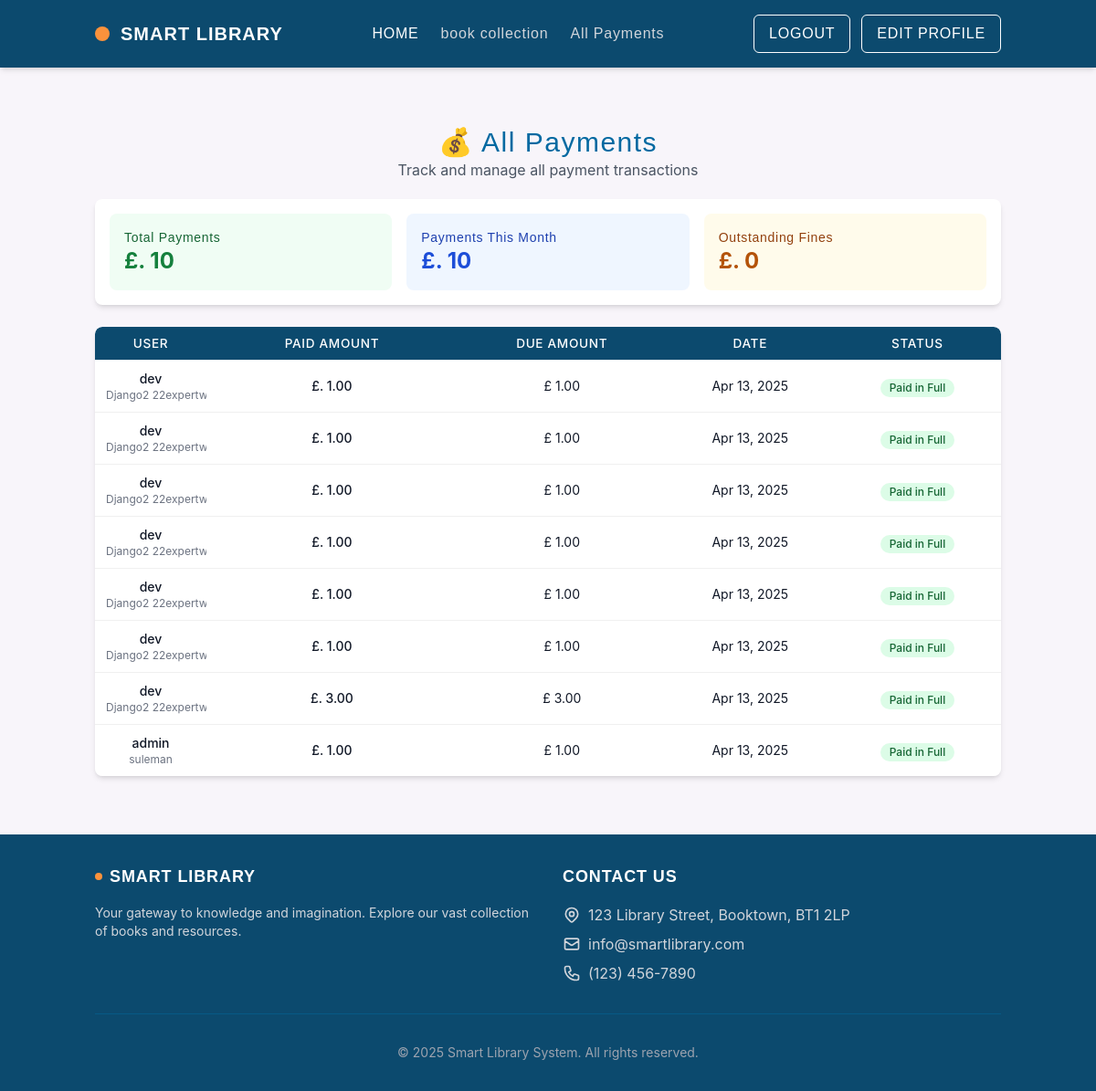
/all-payments/ (signed in), run on an earlier commit of the app's database.
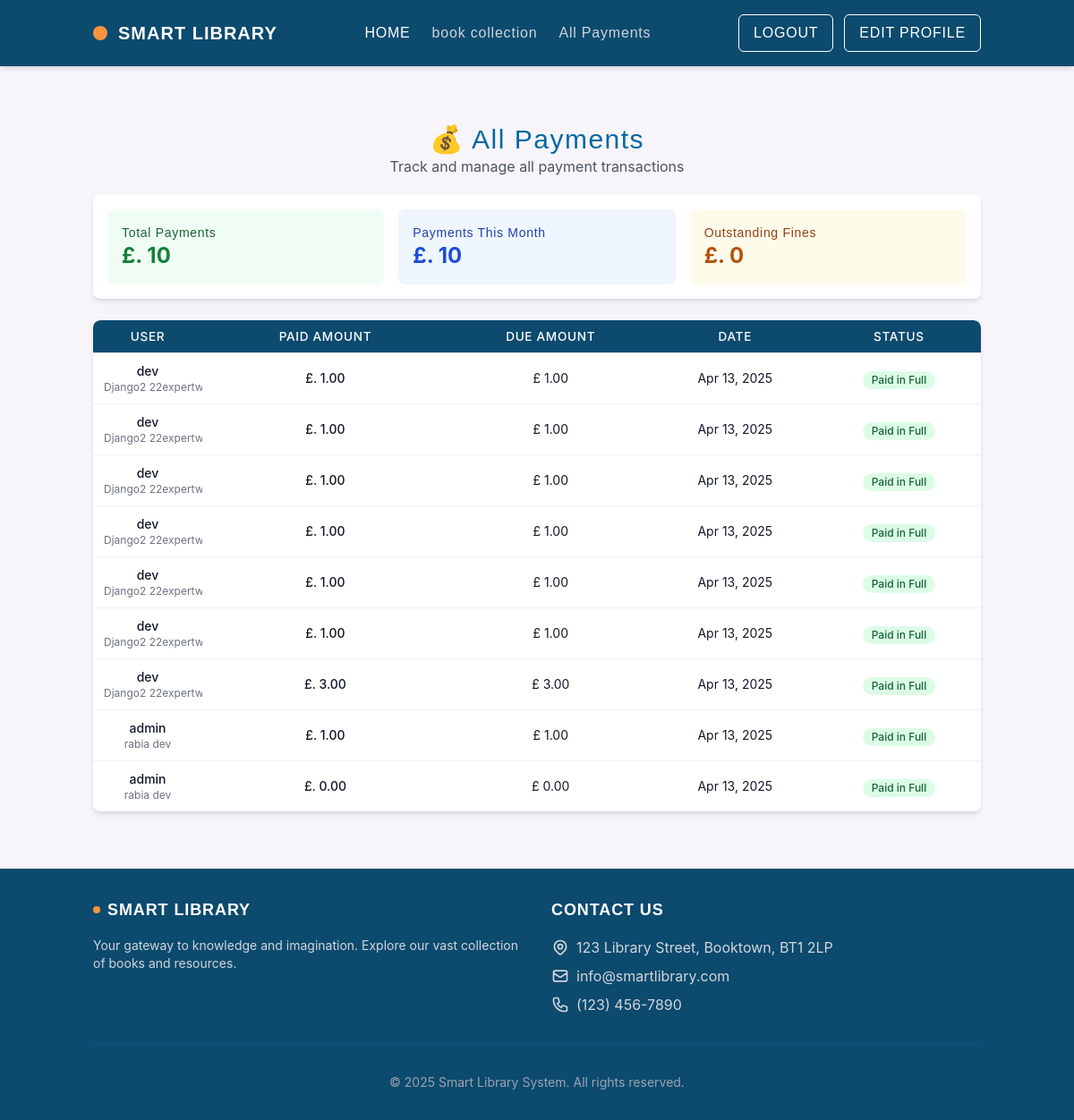
And on a later commit of the database.
### core/models.py (models this page shows, shortened)
class Payment(models.Model):
    fine = models.ForeignKey(Fine, on_delete=models.CASCADE)
    user = models.ForeignKey(settings.AUTH_USER_MODEL, on_delete=models.CASCADE)
    amount = models.DecimalField(max_digits=8, decimal_places=2)
    method = models.CharField(max_length=50)
    payment_date = models.DateField(auto_now_add=True)

class Fine(models.Model):
    borrow_record = models.ForeignKey('BorrowRecord', on_delete=models.CASCADE, related_name='fines')
    amount = models.DecimalField(max_digits=6, decimal_places=2)
    issued_date = models.DateField(auto_now_add=True)
    is_paid = models.BooleanField(default=False)
    paid_date = models.DateField(null=True, blank=True)
    remarks = models.TextField(blank=True, null=True)
    user = models.ForeignKey(settings.AUTH_USER_MODEL, on_delete=models.CASCADE)

### core/views.py (the view)
# urls.py: path('all-payments/', all_payments_view, name='all_payments'),
@login_required
@staff_member_required
def all_payments_view(request):
    payments = Payment.objects.select_related('user', 'fine').all()
    total_payments = payments.aggregate(total=Sum('amount'))['total'] or 0
    outstanding_fines = payments.filter(
        fine__amount__gt=F('amount')
    ).aggregate(total=Sum(F('fine__amount') - F('amount')))['total'] or 0
    now = timezone.now()
    monthly_payments = payments.filter(
        payment_date__year=now.year,
        payment_date__month=now.month
    ).aggregate(total=Sum('amount'))['total'] or 0
    return render(request, 'core/all_payments.html', {
        'payments': payments,
        'outstanding_fines': outstanding_fines,
        'total_payments': total_payments,
        'monthly_payments': monthly_payments
    })

### core/templates/core/all_payments.html (shortened to what the changed rows need)
{% extends 'base_after_login.html' %}
{% load static %}
{% block extra_head %}
    <link rel="stylesheet" type="text/css" href="{% static 'css/styles.css' %}">
{% endblock %}
{% block content %}
<div class="container mx-auto px-4 py-8">
    <div class="mb-5 text-center">
        <h1 class="lemon-milk text-primary-700 text-3xl">💰 All Payments</h1>
    </div>
    <div class="bg-white shadow-md rounded-lg overflow-hidden">
        <div class="overflow-x-auto">
            <table id="book-table" class="min-w-full divide-y divide-gray-200">
                <thead class="bg-gray-50">
                    <tr>
                        <th scope="col" class="px-6 py-3 text-left text-xs font-medium text-gray-500 uppercase tracking-wider">
                            User
                        </th>
                        <th scope="col" class="px-6 py-3 text-left text-xs font-medium text-gray-500 uppercase tracking-wider">
                            Paid Amount
                        </th>
                        <th scope="col" class="px-6 py-3 text-left text-xs font-medium text-gray-500 uppercase tracking-wider">
                            Due Amount
                        </th>
                        <th scope="col" class="px-6 py-3 text-left text-xs font-medium text-gray-500 uppercase tracking-wider">
                            Date
                        </th>
                        <th scope="col" class="px-6 py-3 text-left text-xs font-medium text-gray-500 uppercase tracking-wider">
                            Status
                        </th>
                    </tr>
                </thead>
                <tbody class="bg-white divide-y divide-gray-200">
                    {% for payment in payments %}
                    <tr class="hover:bg-gray-50">
                        <td class="px-6 py-4 whitespace-nowrap">
                            <div class="text-sm font-medium text-gray-900">{{ payment.user.username }}</div>
                            <div class="text-xs text-gray-500">{{ payment.user.first_name }} {{ payment.user.last_name }}</div>
                        </td>
                        <td class="px-6 py-4 whitespace-nowrap">
                            <div class="text-sm font-medium text-gray-900">£. {{ payment.amount }}</div>
                        </td>
                        <td class="px-6 py-4 whitespace-nowrap">
                            <div class="text-sm text-gray-900">£ {{ payment.fine.amount }}</div>
                        </td>
                        <td class="px-6 py-4 whitespace-nowrap">
                            <div class="text-sm text-gray-900">{{ payment.payment_date|date:"M d, Y" }}</div>
                        </td>
                        <td class="px-6 py-4 whitespace-nowrap">
                            {% if payment.amount >= payment.fine.amount %}
                            <span class="inline-flex items-center px-2.5 py-0.5 rounded-full text-xs font-medium bg-green-100 text-green-800">
                                Paid in Full
                            </span>
                            {% else %}
                            <span class="inline-flex items-center px-2.5 py-0.5 rounded-full text-xs font-medium bg-amber-100 text-amber-800">
                                Partially Paid
                            </span>
                            {% endif %}
                        </td>
                    </tr>
                    {% empty %}
                    <tr>
                        <td colspan="5" class="px-6 py-4 text-center text-sm text-gray-500">
                            No payments found.
                        </td>
                    </tr>
                    {% endfor %}
                </tbody>
            </table>
        </div>
    </div>
</div>
{% endblock %}

What changed in the data, as far as the page shows it:
changed through a linked row, Payment (number 8 of 9 on the later page): user.first_name "suleman" → "rabia"; user.last_name (not shown) → "dev"
added Payment: user.username "admin", user.first_name "rabia", user.last_name "dev", amount "0.00", fine.amount "0.00", payment_date "Apr 13, 2025", shows "Paid in Full"
